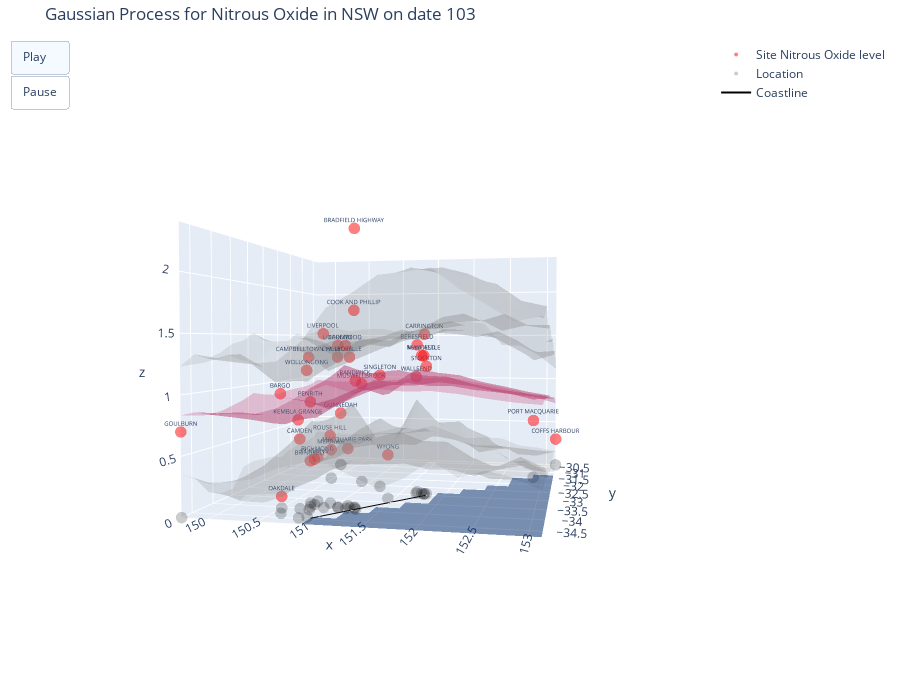

The notebook cell this image was saved under:
### Markdown cell above
### 3.3. Posterior Credible Interval

### Code cell
sgphmc.plot_post()

### Figure 1 — Plotly figure (JSON) as saved in the notebook; plotly's stock layout.template omitted (floating-point values rounded to 4 significant figures; data arrays with more than 128 entries replaced by an {"elided": "..."} marker saying what was removed)
{"data": [{"hoverinfo": "skip", "marker": {"color": "red", "opacity": 0.5, "size": 4}, "mode": "markers+text", "name": "Site Nitrous Oxide level", "text": [["BARGO"], ["BERESFIELD"], ["BRADFIELD HIGHWAY"], ["BRINGELLY"], ["CAMDEN"], ["CAMPBELLTOWN WEST"], ["CARRINGTON"], ["CHULLORA"], ["COFFS HARBOUR"], ["COOK AND PHILLIP"], ["EARLWOOD"], ["GOULBURN"], ["GUNNEDAH"], ["KEMBLA GRANGE"], ["LIDCOMBE"], ["LIVERPOOL"], ["MACQUARIE PARK"], ["MAYFIELD"], ["MERRIWA"], ["MUSWELLBROOK"], ["NEWCASTLE"], ["OAKDALE"], ["PENRITH"], ["PORT MACQUARIE"], ["RANDWICK"], ["RICHMOND"], ["ROUSE HILL"], ["ROZELLE"], ["SINGLETON"], ["ST MARYS"], ["STOCKTON"], ["WALLSEND"], ["WOLLONGONG"], ["WYONG"]], "textfont": {"size": 6}, "type": "scatter3d", "x": [150.6, 151.7, 151.2, 150.8, 150.7, 150.8, 151.8, 151.0, 153.1, 151.2, 151.1, 149.7, 150.3, 150.8, 151.0, 150.9, 151.1, 151.7, 150.5, 150.9, 151.8, 150.5, 150.7, 152.9, 151.2, 150.7, 150.9, 151.2, 151.2, 150.8, 151.8, 151.7, 150.9, 151.4], "y": [-34.31, -32.8, -33.84, -33.92, -34.04, -34.07, -32.91, -33.89, -30.3, -33.87, -33.92, -34.73, -30.98, -34.47, -33.88, -33.93, -33.77, -32.89, -32.13, -32.27, -32.93, -34.05, -33.73, -31.45, -33.93, -33.62, -33.68, -33.86, -32.56, -33.8, -32.9, -32.89, -34.42, -33.28], "z": [1, 1.4, 2.4, 0.4, 0.6, 1.3, 1.5, 1.3, 0.3, 1.7, 1.4, 0.7, 0.6, 0.8, 1.4, 1.5, 0.5, 1.3, 0.3, 1, 1.3, 0.1, 0.9, 0.6, 1.1, 0.4, 0.6, 1.3, 1.1, 0.4, 1.2, 1.1, 1.2, 0.4]}, {"hoverinfo": "skip", "opacity": 0.3, "showscale": false, "surfacecolor": {"elided": "15x15 int values"}, "type": "surface", "x": [149.7, 150.0, 150.2, 150.5, 150.7, 150.9, 151.2, 151.4, 151.7, 151.9, 152.1, 152.4, 152.6, 152.9, 153.1], "y": [-34.73, -34.42, -34.1, -33.78, -33.47, -33.15, -32.83, -32.52, -32.2, -31.88, -31.57, -31.25, -30.93, -30.62, -30.3], "z": {"elided": "15x15 float values"}}, {"colorscale": [[0, "rgb(255,255,255)"], [0.125, "rgb(240,240,240)"], [0.25, "rgb(217,217,217)"], [0.375, "rgb(189,189,189)"], [0.5, "rgb(150,150,150)"], [0.625, "rgb(115,115,115)"], [0.75, "rgb(82,82,82)"], [0.875, "rgb(37,37,37)"], [1, "rgb(0, 0, 0)"]], "hoverinfo": "skip", "opacity": 0.2, "showscale": false, "surfacecolor": {"elided": "15x15 int values"}, "type": "surface", "x": [149.7, 150.0, 150.2, 150.5, 150.7, 150.9, 151.2, 151.4, 151.7, 151.9, 152.1, 152.4, 152.6, 152.9, 153.1], "y": [-34.73, -34.42, -34.1, -33.78, -33.47, -33.15, -32.83, -32.52, -32.2, -31.88, -31.57, -31.25, -30.93, -30.62, -30.3], "z": {"elided": "15x15 float values"}}, {"colorscale": [[0, "rgb(255,255,255)"], [0.125, "rgb(240,240,240)"], [0.25, "rgb(217,217,217)"], [0.375, "rgb(189,189,189)"], [0.5, "rgb(150,150,150)"], [0.625, "rgb(115,115,115)"], [0.75, "rgb(82,82,82)"], [0.875, "rgb(37,37,37)"], [1, "rgb(0, 0, 0)"]], "hoverinfo": "skip", "opacity": 0.2, "showscale": false, "surfacecolor": {"elided": "15x15 int values"}, "type": "surface", "x": [149.7, 150.0, 150.2, 150.5, 150.7, 150.9, 151.2, 151.4, 151.7, 151.9, 152.1, 152.4, 152.6, 152.9, 153.1], "y": [-34.73, -34.42, -34.1, -33.78, -33.47, -33.15, -32.83, -32.52, -32.2, -31.88, -31.57, -31.25, -30.93, -30.62, -30.3], "z": {"elided": "15x15 float values"}}, {"hoverinfo": "skip", "marker": {"color": "black", "opacity": 0.2, "size": 4}, "mode": "markers", "name": "Location", "type": "scatter3d", "x": [150.6, 151.7, 151.2, 150.8, 150.7, 150.8, 151.8, 151.0, 153.1, 151.2, 151.1, 149.7, 150.3, 150.8, 151.0, 150.9, 151.1, 151.7, 150.5, 150.9, 151.8, 150.5, 150.7, 152.9, 151.2, 150.7, 150.9, 151.2, 151.2, 150.8, 151.8, 151.7, 150.9, 151.4], "y": [-34.31, -32.8, -33.84, -33.92, -34.04, -34.07, -32.91, -33.89, -30.3, -33.87, -33.92, -34.73, -30.98, -34.47, -33.88, -33.93, -33.77, -32.89, -32.13, -32.27, -32.93, -34.05, -33.73, -31.45, -33.93, -33.62, -33.68, -33.86, -32.56, -33.8, -32.9, -32.89, -34.42, -33.28], "z": [0, 0, 0, 0, 0, 0, 0, 0, 0, 0, 0, 0, 0, 0, 0, 0, 0, 0, 0, 0, 0, 0, 0, 0, 0, 0, 0, 0, 0, 0, 0, 0, 0, 0]}, {"hoverinfo": "skip", "line": {"color": "black", "width": 2}, "mode": "lines", "name": "Coastline", "type": "scatter3d", "x": [151.8, 150.9], "y": [-32.98, -34.47], "z": [0, 0, 0]}, {"colorscale": [[0, "rgb(247,251,255)"], [0.125, "rgb(222,235,247)"], [0.25, "rgb(198,219,239)"], [0.375, "rgb(158,202,225)"], [0.5, "rgb(107,174,214)"], [0.625, "rgb(66,146,198)"], [0.75, "rgb(33,113,181)"], [0.875, "rgb(8,81,156)"], [1, "rgb(8,48,107)"]], "hoverinfo": "skip", "opacity": 0.5, "showscale": false, "surfacecolor": {"elided": "15x15 bool values"}, "type": "surface", "x": [149.7, 150.0, 150.2, 150.5, 150.7, 150.9, 151.2, 151.4, 151.7, 151.9, 152.1, 152.4, 152.6, 152.9, 153.1], "y": [-34.73, -34.42, -34.1, -33.78, -33.47, -33.15, -32.83, -32.52, -32.2, -31.88, -31.57, -31.25, -30.93, -30.62, -30.3], "z": {"elided": "15x15 int values"}}], "layout": {"height": 700, "margin": {"b": 10, "l": 10, "r": 10, "t": 40}, "scene": {"aspectmode": "manual", "aspectratio": {"x": 0.8432, "y": 1, "z": 0.7}, "camera": {"center": {"x": 0, "y": 0, "z": 0}, "eye": {"x": 0.4965, "y": -2.191, "z": 0.07134}, "projection": {"type": "perspective"}, "up": {"x": 0, "y": 0, "z": 1}}, "xaxis": {"range": [149.7, 153.1], "showspikes": false, "type": "linear"}, "yaxis": {"range": [-34.73, -30.3], "showspikes": false, "type": "linear"}, "zaxis": {"range": [0, 2.4], "showspikes": false, "type": "linear"}}, "title": {"text": "Gaussian Process for Nitrous Oxide in NSW on date 103"}, "updatemenus": [{"buttons": [{"args": [null], "label": "Play", "method": "animate"}, {"args": [null, {"frame": {"duration": 0, "redraw": false}, "mode": "immediate", "transition": {"duration": 0}}], "label": "Pause", "method": "animate"}], "type": "buttons"}], "width": 900}}
